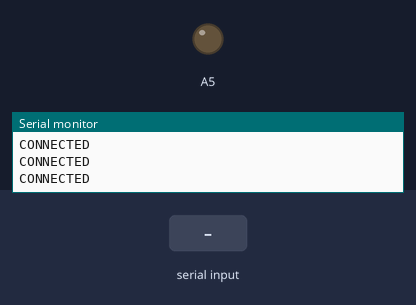
Recording of a sketch running on a simulated Arduino Uno, built with avr-gcc and run on an emulated ATmega328P. On the bench: output pins drawn as LEDs (lit = HIGH), the last lines printed to the serial monitor. The inputs (shaded band) are chosen by the test bench.

Above: at 1.8 s.
1.9 s: "1" received over the second serial link
At 10.5 s:
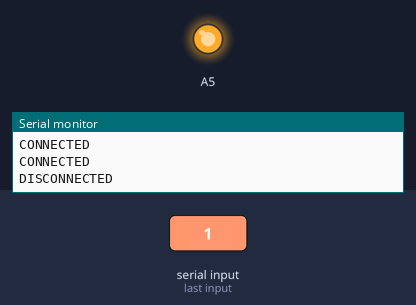
Timing chart, 0 to 11.5 s (numbered marks = the images above; inputs shaded):
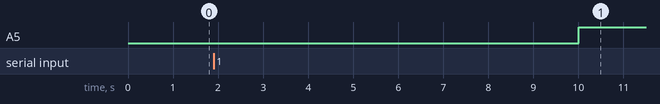

Measured:
- after the input at 1.9 s, A5: LOW → HIGH after 8.1 s instead of 5.6 s

The sketch:

Final.ino
```cpp
#include<SoftwareSerial.h>
SoftwareSerial bluetooth(9,10);
int disc=0;
int status = 0;
void setup() {
  // put your setup code here, to run once:

  Serial.begin(9600);
  bluetooth.begin(9600);
  pinMode(A5,OUTPUT);
}

void loop() {
  // put your main code here, to run repeatedly:
  if(bluetooth.available()>0){
    disc = 0;
    status = 1;
    char in= bluetooth.read();
    Serial.print(in);

   // Serial.print("Connected\n");
    delay(500);
    }

   else{
    disc++;

    //Serial.print("Disconnected!!!\n");
    delay(500);
    }
    if ( disc > 14){
      Serial.print("DISCONNECTED\n\n");
      digitalWrite(13,HIGH);
      digitalWrite(A5,HIGH);
      status = 0;
    }
    else{
      Serial.print("CONNECTED\n\n");
      digitalWrite(13,LOW);
      digitalWrite(A5,LOW);
    }
}
```
